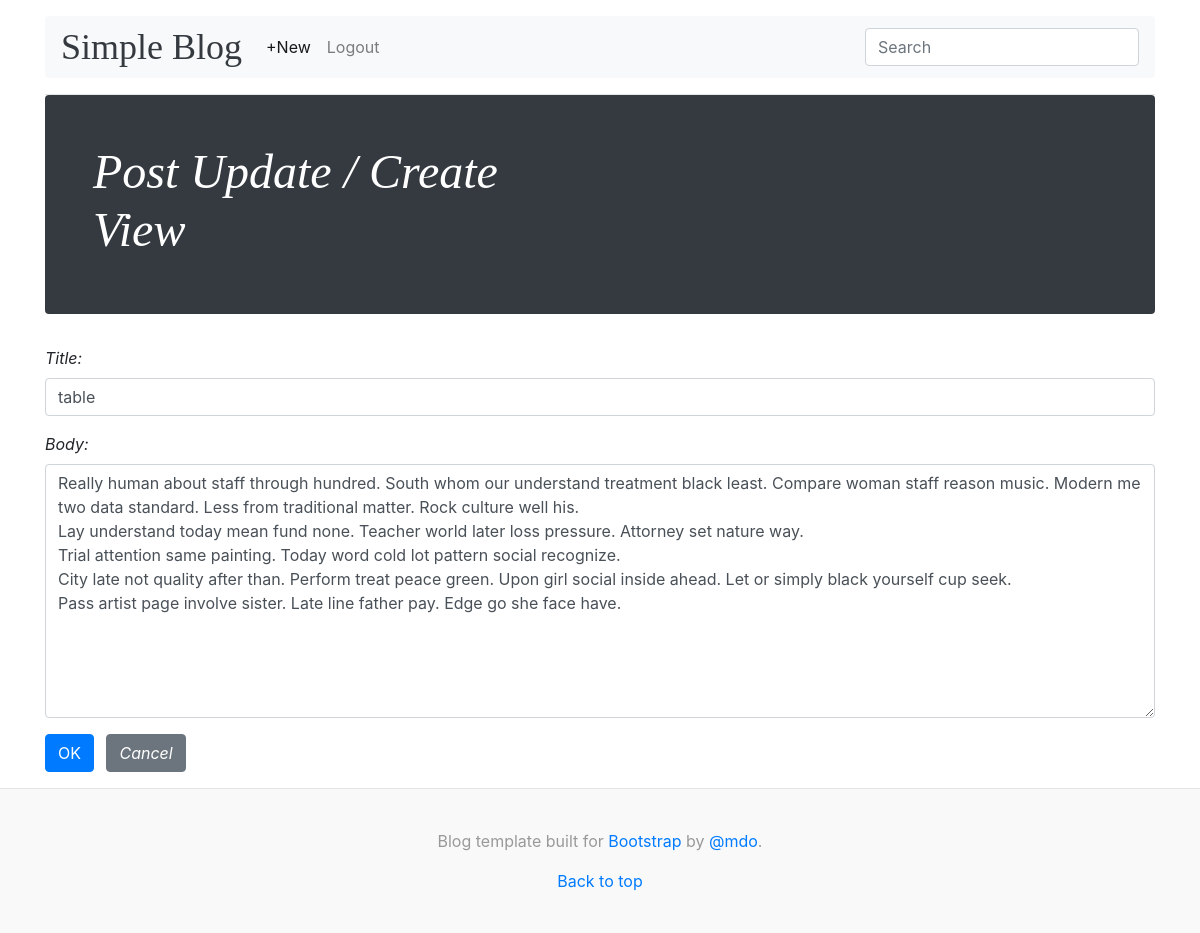
Page /blog/175/update/ (signed in) on the committed database.
### blog/models.py (models this page shows, shortened)
class Post(models.Model):
    title       = models.CharField(max_length=225)
    body        = models.TextField()
    create_at   = models.DateTimeField(auto_now_add=True)
    update_at   = models.DateTimeField(auto_now=True)
    author      = models.ForeignKey(get_user_model(), on_delete=models.CASCADE)
    class Meta:
        ordering = ['-create_at']

### blog/views.py (the view)
# urls.py: path('<int:pk>/update/', views.PostUpdateView.as_view(), name='post_update'),
class PostUpdateView(LoginRequiredMixin, UserPassesTestMixin, UpdateView):
    model = Post
    form_class = PostModelForm
    def test_func(self):
        obj = self.get_object()
        return obj.author == self.request.user

### blog/forms.py
class PostModelForm(forms.ModelForm):
    class Meta:
        model = Post
        fields = ['title', 'body']
    def __init__(self, *args, **kwargs):
        super(PostModelForm, self).__init__(*args, **kwargs)
        for field in self.fields.values():
            field.widget.attrs['class'] = 'form-control mb-3'

### templates/blog/post_form.html (shortened to what this page needs)
{% extends 'blog/base.html' %}
{% block content_title %}Post Update / Create View{% endblock%}
{% block inner_content %}
  <form class="form-group font-italic" method="post">
    {{ form }}
    <button class="btn btn-primary" type="submit">OK</button>
    {% if post %}
      <a class="btn btn-secondary ml-2" href="{% url 'post_detail' post.id %}">Cancel</a>
    {% else %}
      <a class="btn btn-secondary ml-2" href="{% url 'post_list' %}">Cancel</a>
    {% endif %}
  </form>
{% endblock inner_content %}

### static/blog/css/blog.css (style rules this page uses)
body { word-wrap:break-word; }

### rows in the picture
Post: title "table", body "Really human about staff through hundred. South whom our understand treatment black least. Compare woman staff reason music. Modern me two data standard. Less from traditional matter. Rock culture well his. Lay understand today mean fund none. Teacher world later loss pressure. Attorney set nature way. Trial attention same painting. Today word cold lot pattern social recognize. City late not quality after than. Perform treat peace green. Upon girl social inside ahead. Let or simply black yourself cup seek. Pass artist page involve sister. Late line father pay. Edge go she face have."
